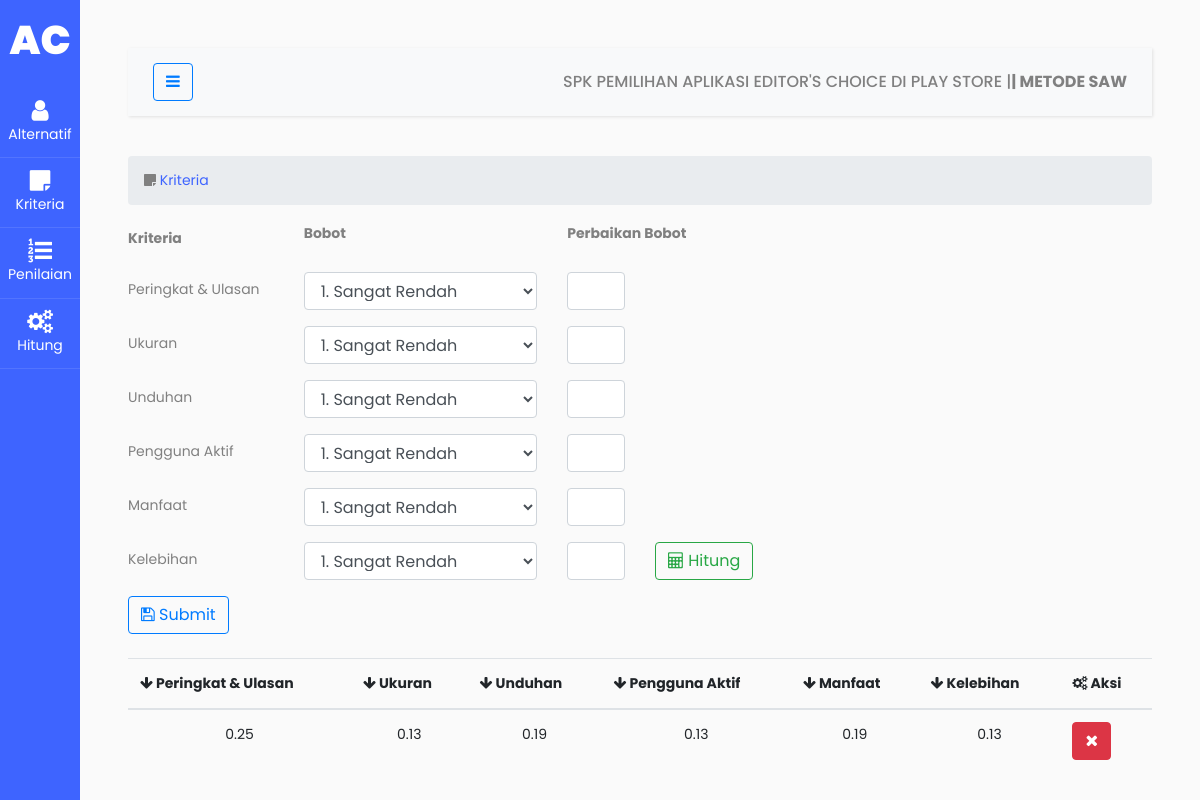
/kriteria.php, run on an earlier commit of the app's database.
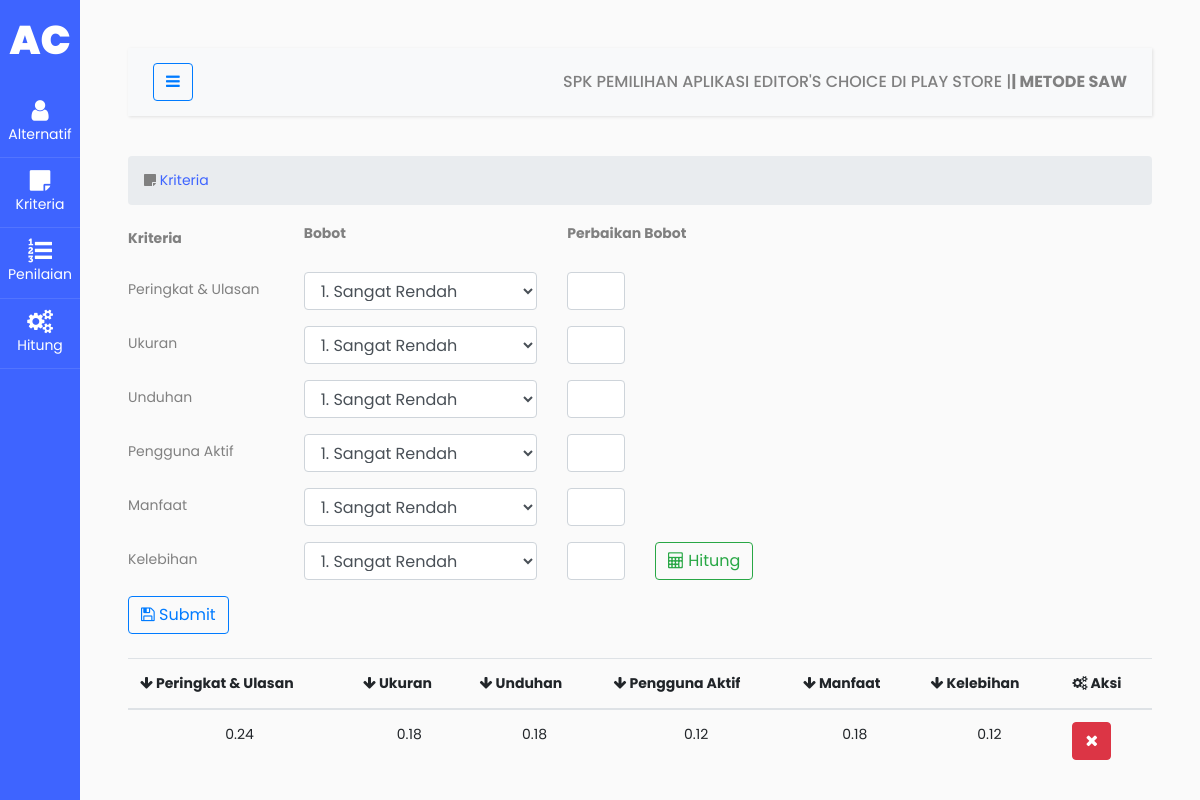
And on a later commit of the database.
### tables this page shows
CREATE TABLE `saw_kriteria` (
  `no` int(11) NOT NULL,
  `peringkat` float NOT NULL,
  `ukuran` float NOT NULL,
  `unduhan` float NOT NULL,
  `aktif` float NOT NULL,
  `manfaat` float NOT NULL,
  `kelebihan` float NOT NULL
);

### kriteria.php (the view, shortened to what the changed rows need)
<!doctype html>
<html lang="en">
<?php
include 'components/head.php';
?>
<body>
  <div class="wrapper d-flex align-items-stretch">
    <?php
    include 'components/sidebar.php';
    ?>
    <div id="content" class="p-4 p-md-5">
      <section id="main-content">
        <section class="wrapper">
          <?php
          include 'koneksi.php';
          ?>
          <table class="table">
            <thead>
              <tr>
                <th><i class="fa fa-arrow-down"></i> Peringkat & Ulasan</th>
                <th><i class="fa fa-arrow-down"></i> Ukuran</th>
                <th><i class="fa fa-arrow-down"></i> Unduhan</th>
                <th><i class="fa fa-arrow-down"></i> Pengguna Aktif</th>
                <th><i class="fa fa-arrow-down"></i> Manfaat</th>
                <th><i class="fa fa-arrow-down"></i> Kelebihan</th>
                <th><i class="fa fa-cogs"></i> Aksi</th>
              </tr>
            </thead>
            <?php
            $sql = "SELECT * FROM saw_kriteria";
            $hasil = $conn->query($sql);
            $rows = $hasil->num_rows;
            if ($rows > 0) {
              while ($row = $hasil->fetch_row()) {
            ?>
                <tr>
                  <td Align="center"><?= $row[1] ?></td>
                  <td Align="center"><?= $row[2] ?></td>
                  <td Align="center"><?= $row[3] ?></td>
                  <td Align="center"><?= $row[4] ?></td>
                  <td Align="center"><?= $row[5] ?></td>
                  <td Align="center"><?= $row[6] ?></td>
                  <td>
                    <div class="btn-group">
                      <a class="btn btn-danger" href="kriteria_hapus.php?id=<?= $row[0] ?>"><i class="fa fa-close"></i></a>
                    </div>
                  </td>
                </tr>
            <?php }
            } else {
              echo "<tr>
                  <td>Data Tidak Ada</td>
              <tr>";
            } ?>
          </table>
        </section>
      </section>
    </div>
  </div>
</body>
</html>

What changed in the data, as far as the page shows it:
removed saw_kriteria: peringkat "0.25", ukuran "0.13", unduhan "0.19", aktif "0.13", manfaat "0.19", kelebihan "0.13"
added saw_kriteria: peringkat "0.24", ukuran "0.18", unduhan "0.18", aktif "0.12", manfaat "0.18", kelebihan "0.12"
